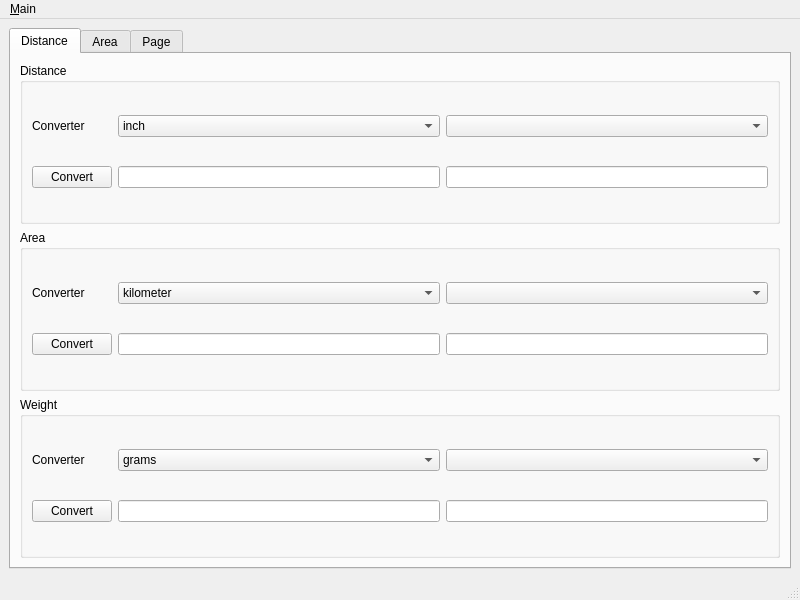
<?xml version="1.0" encoding="UTF-8"?>
<ui version="4.0">
 <class>MainWindow</class>
 <widget class="QMainWindow" name="MainWindow">
  <property name="geometry">
   <rect>
    <x>0</x>
    <y>0</y>
    <width>800</width>
    <height>600</height>
   </rect>
  </property>
  <property name="windowTitle">
   <string>MainWindow</string>
  </property>
  <widget class="QWidget" name="centralwidget">
   <layout class="QGridLayout" name="gridLayout_2">
    <item row="0" column="0">
     <widget class="QTabWidget" name="tabWidget">
      <property name="currentIndex">
       <number>0</number>
      </property>
      <widget class="QWidget" name="tab_2">
       <attribute name="title">
        <string>Distance</string>
       </attribute>
       <layout class="QGridLayout" name="gridLayout_5">
        <item row="0" column="0">
         <widget class="QGroupBox" name="groupBox">
          <property name="title">
           <string>Distance</string>
          </property>
          <layout class="QGridLayout" name="gridLayout">
           <item row="2" column="2">
            <widget class="QLineEdit" name="lineEdit_2"/>
           </item>
           <item row="2" column="1">
            <widget class="QLineEdit" name="lineEdit"/>
           </item>
           <item row="2" column="0">
            <widget class="QPushButton" name="pushButton">
             <property name="text">
              <string>Convert</string>
             </property>
            </widget>
           </item>
           <item row="1" column="0">
            <widget class="QLabel" name="label">
             <property name="text">
              <string>Converter</string>
             </property>
            </widget>
           </item>
           <item row="1" column="1">
            <widget class="QComboBox" name="comboBox">
             <item>
              <property name="text">
               <string>inch</string>
              </property>
             </item>
             <item>
              <property name="text">
               <string>mm</string>
              </property>
             </item>
             <item>
              <property name="text">
               <string>cm</string>
              </property>
             </item>
             <item>
              <property name="text">
               <string>km</string>
              </property>
             </item>
             <item>
              <property name="text">
               <string>m</string>
              </property>
             </item>
            </widget>
           </item>
           <item row="1" column="2">
            <widget class="QComboBox" name="comboBox_2"/>
           </item>
          </layout>
         </widget>
        </item>
        <item row="1" column="0">
         <widget class="QGroupBox" name="groupBox_2">
          <property name="title">
           <string>Area</string>
          </property>
          <layout class="QGridLayout" name="gridLayout_3">
           <item row="2" column="2">
            <widget class="QLineEdit" name="lineEdit_3"/>
           </item>
           <item row="2" column="1">
            <widget class="QLineEdit" name="lineEdit_4"/>
           </item>
           <item row="2" column="0">
            <widget class="QPushButton" name="pushButton_2">
             <property name="text">
              <string>Convert</string>
             </property>
            </widget>
           </item>
           <item row="1" column="0">
            <widget class="QLabel" name="label_2">
             <property name="text">
              <string>Converter</string>
             </property>
            </widget>
           </item>
           <item row="1" column="1">
            <widget class="QComboBox" name="comboBox_3">
             <item>
              <property name="text">
               <string>kilometer</string>
              </property>
             </item>
             <item>
              <property name="text">
               <string>meter</string>
              </property>
             </item>
             <item>
              <property name="text">
               <string>inch</string>
              </property>
             </item>
             <item>
              <property name="text">
               <string>centimeter</string>
              </property>
             </item>
             <item>
              <property name="text">
               <string>milimeter</string>
              </property>
             </item>
             <item>
              <property name="text">
               <string>nanometers</string>
              </property>
             </item>
            </widget>
           </item>
           <item row="1" column="2">
            <widget class="QComboBox" name="comboBox_4"/>
           </item>
          </layout>
         </widget>
        </item>
        <item row="2" column="0">
         <widget class="QGroupBox" name="groupBox_3">
          <property name="title">
           <string>Weight</string>
          </property>
          <layout class="QGridLayout" name="gridLayout_4">
           <item row="2" column="2">
            <widget class="QLineEdit" name="lineEdit_5"/>
           </item>
           <item row="2" column="1">
            <widget class="QLineEdit" name="lineEdit_6"/>
           </item>
           <item row="2" column="0">
            <widget class="QPushButton" name="pushButton_3">
             <property name="text">
              <string>Convert</string>
             </property>
            </widget>
           </item>
           <item row="1" column="0">
            <widget class="QLabel" name="label_3">
             <property name="text">
              <string>Converter</string>
             </property>
            </widget>
           </item>
           <item row="1" column="1">
            <widget class="QComboBox" name="comboBox_5">
             <item>
              <property name="text">
               <string>grams</string>
              </property>
             </item>
             <item>
              <property name="text">
               <string>kilos</string>
              </property>
             </item>
             <item>
              <property name="text">
               <string>lbs</string>
              </property>
             </item>
            </widget>
           </item>
           <item row="1" column="2">
            <widget class="QComboBox" name="comboBox_6"/>
           </item>
          </layout>
         </widget>
        </item>
       </layout>
      </widget>
      <widget class="QWidget" name="Lengthtab">
       <attribute name="title">
        <string>Area</string>
       </attribute>
      </widget>
      <widget class="QWidget" name="tab">
       <attribute name="title">
        <string>Page</string>
       </attribute>
      </widget>
     </widget>
    </item>
   </layout>
  </widget>
  <widget class="QMenuBar" name="menubar">
   <property name="geometry">
    <rect>
     <x>0</x>
     <y>0</y>
     <width>800</width>
     <height>24</height>
    </rect>
   </property>
   <widget class="QMenu" name="menuMain">
    <property name="title">
     <string>&amp;Main</string>
    </property>
    <addaction name="actionExit"/>
   </widget>
   <addaction name="menuMain"/>
  </widget>
  <widget class="QStatusBar" name="statusbar"/>
  <action name="actionExit">
   <property name="text">
    <string>&amp;Exit</string>
   </property>
  </action>
 </widget>
 <resources/>
 <connections/>
</ui>
